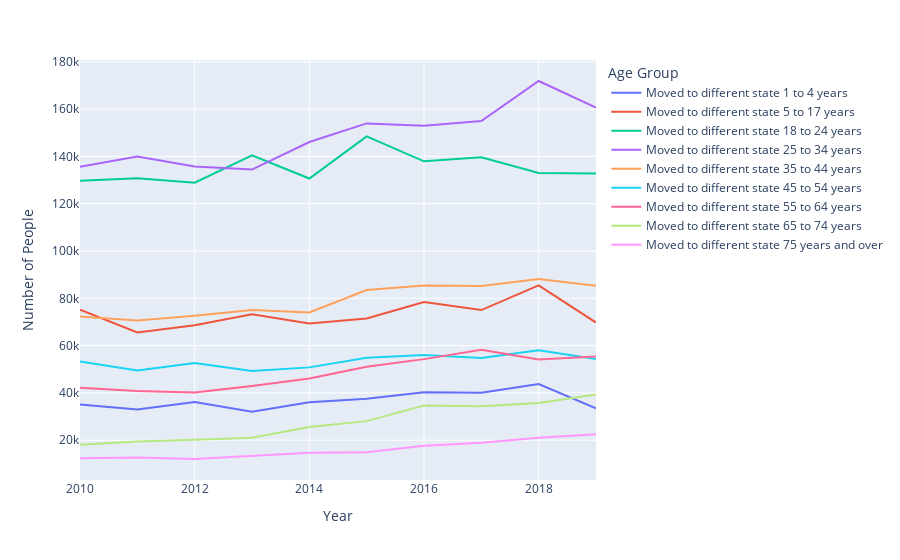

Write notebook code for a chart like this one.
### Code cell
fig = px.line(age_data, x="Year", y="Number of People", color="Age Group")
fig.show()

### Figure 1 — Plotly figure (JSON) as saved in the notebook; plotly's stock layout.template omitted (floating-point values rounded to 4 significant figures)
{"data": [{"hovertemplate": "Age Group=Moved to different state 1 to 4 years<br>Year=%{x}<br>Number of People=%{y}<extra></extra>", "legendgroup": "Moved to different state 1 to 4 years", "line": {"color": "#636efa", "dash": "solid"}, "mode": "lines", "name": "Moved to different state 1 to 4 years", "orientation": "v", "showlegend": true, "type": "scatter", "x": [2010, 2011, 2012, 2013, 2014, 2015, 2016, 2017, 2018, 2019], "xaxis": "x", "y": [35083, 33003, 36092, 32072, 36055, 37476, 40320, 40014, 43756, 33520], "yaxis": "y"}, {"hovertemplate": "Age Group=Moved to different state 5 to 17 years<br>Year=%{x}<br>Number of People=%{y}<extra></extra>", "legendgroup": "Moved to different state 5 to 17 years", "line": {"color": "#EF553B", "dash": "solid"}, "mode": "lines", "name": "Moved to different state 5 to 17 years", "orientation": "v", "showlegend": true, "type": "scatter", "x": [2010, 2011, 2012, 2013, 2014, 2015, 2016, 2017, 2018, 2019], "xaxis": "x", "y": [75172, 65543, 68640, 73256, 69369, 71434, 78415, 75012, 85452, 69751], "yaxis": "y"}, {"hovertemplate": "Age Group=Moved to different state 18 to 24 years<br>Year=%{x}<br>Number of People=%{y}<extra></extra>", "legendgroup": "Moved to different state 18 to 24 years", "line": {"color": "#00cc96", "dash": "solid"}, "mode": "lines", "name": "Moved to different state 18 to 24 years", "orientation": "v", "showlegend": true, "type": "scatter", "x": [2010, 2011, 2012, 2013, 2014, 2015, 2016, 2017, 2018, 2019], "xaxis": "x", "y": [129738, 130745, 128854, 140495, 130647, 148477, 137926, 139656, 133012, 132753], "yaxis": "y"}, {"hovertemplate": "Age Group=Moved to different state 25 to 34 years<br>Year=%{x}<br>Number of People=%{y}<extra></extra>", "legendgroup": "Moved to different state 25 to 34 years", "line": {"color": "#ab63fa", "dash": "solid"}, "mode": "lines", "name": "Moved to different state 25 to 34 years", "orientation": "v", "showlegend": true, "type": "scatter", "x": [2010, 2011, 2012, 2013, 2014, 2015, 2016, 2017, 2018, 2019], "xaxis": "x", "y": [135602, 139926, 135715, 134430, 146081, 153948, 152950, 154963, 171887, 160668], "yaxis": "y"}, {"hovertemplate": "Age Group=Moved to different state 35 to 44 years<br>Year=%{x}<br>Number of People=%{y}<extra></extra>", "legendgroup": "Moved to different state 35 to 44 years", "line": {"color": "#FFA15A", "dash": "solid"}, "mode": "lines", "name": "Moved to different state 35 to 44 years", "orientation": "v", "showlegend": true, "type": "scatter", "x": [2010, 2011, 2012, 2013, 2014, 2015, 2016, 2017, 2018, 2019], "xaxis": "x", "y": [72342, 70641, 72600, 75048, 74033, 83529, 85401, 85184, 88191, 85354], "yaxis": "y"}, {"hovertemplate": "Age Group=Moved to different state 45 to 54 years<br>Year=%{x}<br>Number of People=%{y}<extra></extra>", "legendgroup": "Moved to different state 45 to 54 years", "line": {"color": "#19d3f3", "dash": "solid"}, "mode": "lines", "name": "Moved to different state 45 to 54 years", "orientation": "v", "showlegend": true, "type": "scatter", "x": [2010, 2011, 2012, 2013, 2014, 2015, 2016, 2017, 2018, 2019], "xaxis": "x", "y": [53311, 49515, 52689, 49213, 50788, 54888, 56010, 54712, 58031, 54340], "yaxis": "y"}, {"hovertemplate": "Age Group=Moved to different state 55 to 64 years<br>Year=%{x}<br>Number of People=%{y}<extra></extra>", "legendgroup": "Moved to different state 55 to 64 years", "line": {"color": "#FF6692", "dash": "solid"}, "mode": "lines", "name": "Moved to different state 55 to 64 years", "orientation": "v", "showlegend": true, "type": "scatter", "x": [2010, 2011, 2012, 2013, 2014, 2015, 2016, 2017, 2018, 2019], "xaxis": "x", "y": [42222, 40850, 40181, 42914, 46075, 51010, 54275, 58209, 54093, 55343], "yaxis": "y"}, {"hovertemplate": "Age Group=Moved to different state 65 to 74 years<br>Year=%{x}<br>Number of People=%{y}<extra></extra>", "legendgroup": "Moved to different state 65 to 74 years", "line": {"color": "#B6E880", "dash": "solid"}, "mode": "lines", "name": "Moved to different state 65 to 74 years", "orientation": "v", "showlegend": true, "type": "scatter", "x": [2010, 2011, 2012, 2013, 2014, 2015, 2016, 2017, 2018, 2019], "xaxis": "x", "y": [18111, 19436, 20169, 21027, 25560, 28058, 34697, 34374, 35680, 39314], "yaxis": "y"}, {"hovertemplate": "Age Group=Moved to different state 75 years and over<br>Year=%{x}<br>Number of People=%{y}<extra></extra>", "legendgroup": "Moved to different state 75 years and over", "line": {"color": "#FF97FF", "dash": "solid"}, "mode": "lines", "name": "Moved to different state 75 years and over", "orientation": "v", "showlegend": true, "type": "scatter", "x": [2010, 2011, 2012, 2013, 2014, 2015, 2016, 2017, 2018, 2019], "xaxis": "x", "y": [12407, 12684, 12046, 13224, 14700, 14890, 17696, 18902, 21043, 22508], "yaxis": "y"}], "layout": {"legend": {"title": {"text": "Age Group"}, "tracegroupgap": 0}, "margin": {"t": 60}, "xaxis": {"anchor": "y", "domain": [0, 1], "title": {"text": "Year"}}, "yaxis": {"anchor": "x", "domain": [0, 1], "title": {"text": "Number of People"}}}}
